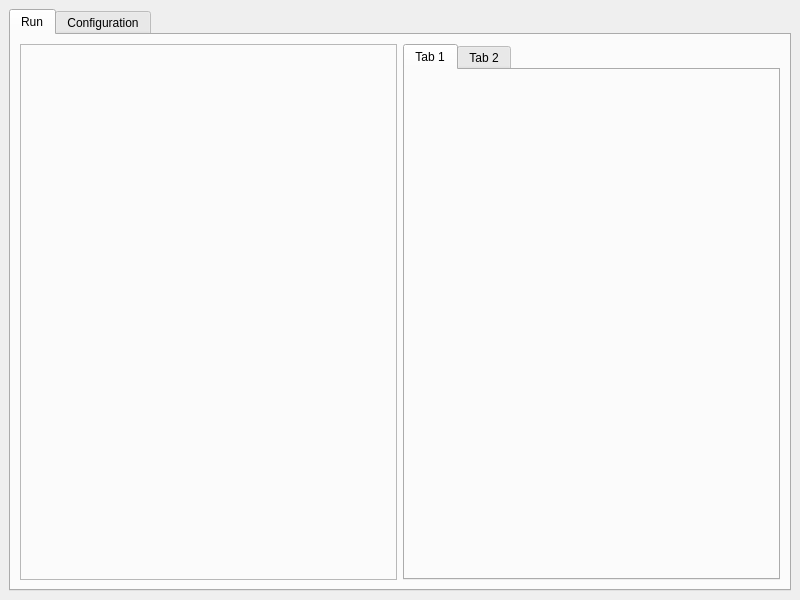
<?xml version="1.0" encoding="UTF-8"?>
<ui version="4.0">
 <class>MainWindow</class>
 <widget class="QMainWindow" name="MainWindow">
  <property name="geometry">
   <rect>
    <x>0</x>
    <y>0</y>
    <width>800</width>
    <height>600</height>
   </rect>
  </property>
  <property name="windowTitle">
   <string>MainWindow</string>
  </property>
  <widget class="QWidget" name="centralwidget">
   <layout class="QVBoxLayout" name="verticalLayout">
    <item>
     <widget class="QTabWidget" name="tab_widget">
      <property name="currentIndex">
       <number>0</number>
      </property>
      <widget class="QWidget" name="run_tab">
       <attribute name="title">
        <string>Run</string>
       </attribute>
       <layout class="QHBoxLayout" name="horizontalLayout">
        <item>
         <widget class="QFrame" name="frame">
          <property name="sizePolicy">
           <sizepolicy hsizetype="Expanding" vsizetype="Preferred">
            <horstretch>0</horstretch>
            <verstretch>0</verstretch>
           </sizepolicy>
          </property>
          <property name="frameShape">
           <enum>QFrame::StyledPanel</enum>
          </property>
          <property name="frameShadow">
           <enum>QFrame::Raised</enum>
          </property>
         </widget>
        </item>
        <item>
         <widget class="QTabWidget" name="tabWidget">
          <widget class="QWidget" name="tab">
           <attribute name="title">
            <string>Tab 1</string>
           </attribute>
          </widget>
          <widget class="QWidget" name="tab_2">
           <attribute name="title">
            <string>Tab 2</string>
           </attribute>
          </widget>
         </widget>
        </item>
       </layout>
      </widget>
      <widget class="QWidget" name="config_tab">
       <attribute name="title">
        <string>Configuration</string>
       </attribute>
       <layout class="QHBoxLayout" name="horizontalLayout_2">
        <item>
         <widget class="QGroupBox" name="groupBox">
          <property name="title">
           <string>General</string>
          </property>
          <layout class="QFormLayout" name="formLayout">
           <item row="0" column="0">
            <widget class="QLabel" name="label">
             <property name="sizePolicy">
              <sizepolicy hsizetype="Fixed" vsizetype="Fixed">
               <horstretch>0</horstretch>
               <verstretch>0</verstretch>
              </sizepolicy>
             </property>
             <property name="text">
              <string>Data File:</string>
             </property>
            </widget>
           </item>
           <item row="0" column="1">
            <layout class="QHBoxLayout" name="horizontalLayout_3">
             <item>
              <widget class="QLineEdit" name="lineEdit">
               <property name="sizePolicy">
                <sizepolicy hsizetype="Fixed" vsizetype="Fixed">
                 <horstretch>0</horstretch>
                 <verstretch>0</verstretch>
                </sizepolicy>
               </property>
              </widget>
             </item>
             <item>
              <widget class="QPushButton" name="pushButton">
               <property name="sizePolicy">
                <sizepolicy hsizetype="Fixed" vsizetype="Fixed">
                 <horstretch>0</horstretch>
                 <verstretch>0</verstretch>
                </sizepolicy>
               </property>
               <property name="text">
                <string>Open...</string>
               </property>
              </widget>
             </item>
             <item>
              <spacer name="horizontalSpacer">
               <property name="orientation">
                <enum>Qt::Horizontal</enum>
               </property>
               <property name="sizeHint" stdset="0">
                <size>
                 <width>40</width>
                 <height>20</height>
                </size>
               </property>
              </spacer>
             </item>
            </layout>
           </item>
           <item row="1" column="0">
            <widget class="QLabel" name="label_2">
             <property name="sizePolicy">
              <sizepolicy hsizetype="Fixed" vsizetype="Fixed">
               <horstretch>0</horstretch>
               <verstretch>0</verstretch>
              </sizepolicy>
             </property>
             <property name="text">
              <string>Variance:</string>
             </property>
            </widget>
           </item>
           <item row="1" column="1">
            <widget class="QLineEdit" name="lineEdit_2">
             <property name="sizePolicy">
              <sizepolicy hsizetype="Fixed" vsizetype="Fixed">
               <horstretch>0</horstretch>
               <verstretch>0</verstretch>
              </sizepolicy>
             </property>
            </widget>
           </item>
           <item row="2" column="0">
            <widget class="QLabel" name="label_3">
             <property name="sizePolicy">
              <sizepolicy hsizetype="Fixed" vsizetype="Fixed">
               <horstretch>0</horstretch>
               <verstretch>0</verstretch>
              </sizepolicy>
             </property>
             <property name="text">
              <string>Read Noise:</string>
             </property>
            </widget>
           </item>
           <item row="2" column="1">
            <widget class="QLineEdit" name="lineEdit_3">
             <property name="sizePolicy">
              <sizepolicy hsizetype="Fixed" vsizetype="Fixed">
               <horstretch>0</horstretch>
               <verstretch>0</verstretch>
              </sizepolicy>
             </property>
            </widget>
           </item>
           <item row="3" column="0">
            <widget class="QLabel" name="label_4">
             <property name="sizePolicy">
              <sizepolicy hsizetype="Fixed" vsizetype="Fixed">
               <horstretch>0</horstretch>
               <verstretch>0</verstretch>
              </sizepolicy>
             </property>
             <property name="text">
              <string>Q:</string>
             </property>
            </widget>
           </item>
           <item row="3" column="1">
            <widget class="QLineEdit" name="lineEdit_4">
             <property name="sizePolicy">
              <sizepolicy hsizetype="Fixed" vsizetype="Fixed">
               <horstretch>0</horstretch>
               <verstretch>0</verstretch>
              </sizepolicy>
             </property>
            </widget>
           </item>
           <item row="4" column="0">
            <widget class="QLabel" name="label_5">
             <property name="sizePolicy">
              <sizepolicy hsizetype="Fixed" vsizetype="Fixed">
               <horstretch>0</horstretch>
               <verstretch>0</verstretch>
              </sizepolicy>
             </property>
             <property name="text">
              <string>X1:</string>
             </property>
            </widget>
           </item>
           <item row="4" column="1">
            <widget class="QLineEdit" name="lineEdit_5">
             <property name="sizePolicy">
              <sizepolicy hsizetype="Fixed" vsizetype="Fixed">
               <horstretch>0</horstretch>
               <verstretch>0</verstretch>
              </sizepolicy>
             </property>
            </widget>
           </item>
           <item row="5" column="0">
            <widget class="QLabel" name="label_7">
             <property name="sizePolicy">
              <sizepolicy hsizetype="Fixed" vsizetype="Fixed">
               <horstretch>0</horstretch>
               <verstretch>0</verstretch>
              </sizepolicy>
             </property>
             <property name="text">
              <string>X2:</string>
             </property>
            </widget>
           </item>
           <item row="5" column="1">
            <widget class="QLineEdit" name="lineEdit_7">
             <property name="sizePolicy">
              <sizepolicy hsizetype="Fixed" vsizetype="Fixed">
               <horstretch>0</horstretch>
               <verstretch>0</verstretch>
              </sizepolicy>
             </property>
            </widget>
           </item>
           <item row="6" column="0">
            <widget class="QLabel" name="label_6">
             <property name="text">
              <string>Output Directory:</string>
             </property>
            </widget>
           </item>
           <item row="6" column="1">
            <layout class="QHBoxLayout" name="horizontalLayout_4">
             <item>
              <widget class="QLineEdit" name="lineEdit_6"/>
             </item>
             <item>
              <widget class="QPushButton" name="pushButton_2">
               <property name="text">
                <string>Select...</string>
               </property>
              </widget>
             </item>
             <item>
              <spacer name="horizontalSpacer_2">
               <property name="orientation">
                <enum>Qt::Horizontal</enum>
               </property>
               <property name="sizeHint" stdset="0">
                <size>
                 <width>40</width>
                 <height>20</height>
                </size>
               </property>
              </spacer>
             </item>
            </layout>
           </item>
           <item row="7" column="0" colspan="2">
            <widget class="QGroupBox" name="groupBox_2">
             <property name="sizePolicy">
              <sizepolicy hsizetype="Preferred" vsizetype="Expanding">
               <horstretch>0</horstretch>
               <verstretch>0</verstretch>
              </sizepolicy>
             </property>
             <property name="title">
              <string>Debugging</string>
             </property>
             <layout class="QVBoxLayout" name="verticalLayout_4">
              <item>
               <layout class="QHBoxLayout" name="horizontalLayout_9">
                <item>
                 <widget class="QLabel" name="label_8">
                  <property name="sizePolicy">
                   <sizepolicy hsizetype="Fixed" vsizetype="Fixed">
                    <horstretch>0</horstretch>
                    <verstretch>0</verstretch>
                   </sizepolicy>
                  </property>
                  <property name="text">
                   <string>Fit BG Stop:</string>
                  </property>
                 </widget>
                </item>
                <item>
                 <widget class="QLineEdit" name="lineEdit_8"/>
                </item>
               </layout>
              </item>
              <item>
               <layout class="QHBoxLayout" name="horizontalLayout_10">
                <item>
                 <widget class="QLabel" name="label_9">
                  <property name="text">
                   <string>Profile Fit Stop:</string>
                  </property>
                 </widget>
                </item>
                <item>
                 <widget class="QLineEdit" name="lineEdit_9"/>
                </item>
               </layout>
              </item>
              <item>
               <layout class="QHBoxLayout" name="horizontalLayout_11">
                <item>
                 <widget class="QLabel" name="label_10">
                  <property name="text">
                   <string>Spectrum Extraction Stop:</string>
                  </property>
                 </widget>
                </item>
                <item>
                 <widget class="QLineEdit" name="lineEdit_10"/>
                </item>
               </layout>
              </item>
             </layout>
            </widget>
           </item>
          </layout>
         </widget>
        </item>
        <item>
         <widget class="QTabWidget" name="tabWidget_2">
          <property name="currentIndex">
           <number>0</number>
          </property>
          <widget class="QWidget" name="bgfit_tab">
           <attribute name="title">
            <string>Background Fitting</string>
           </attribute>
          </widget>
          <widget class="QWidget" name="proffit_tab">
           <attribute name="title">
            <string>Profile Fitting</string>
           </attribute>
          </widget>
          <widget class="QWidget" name="optext_tab">
           <attribute name="title">
            <string>Optimal Extraction</string>
           </attribute>
          </widget>
         </widget>
        </item>
       </layout>
      </widget>
     </widget>
    </item>
   </layout>
  </widget>
  <widget class="QMenuBar" name="menubar">
   <property name="geometry">
    <rect>
     <x>0</x>
     <y>0</y>
     <width>800</width>
     <height>21</height>
    </rect>
   </property>
  </widget>
 </widget>
 <resources/>
 <connections/>
</ui>
